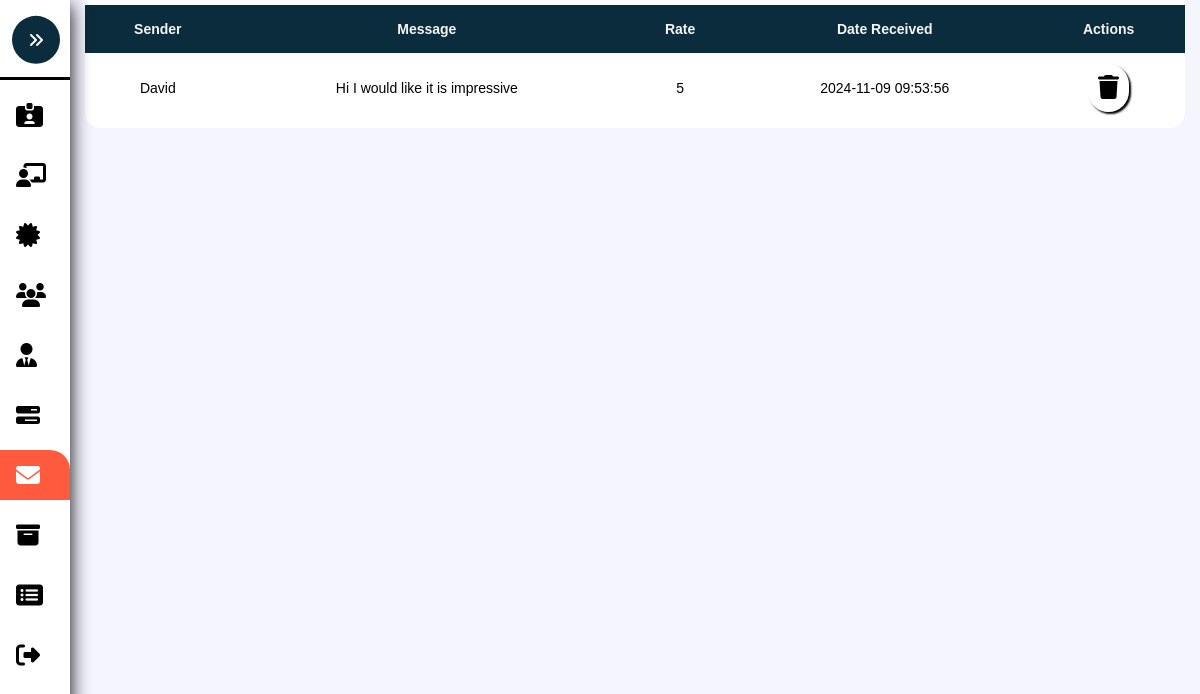
/Admin-Message.php, run on an earlier commit of the app's database.
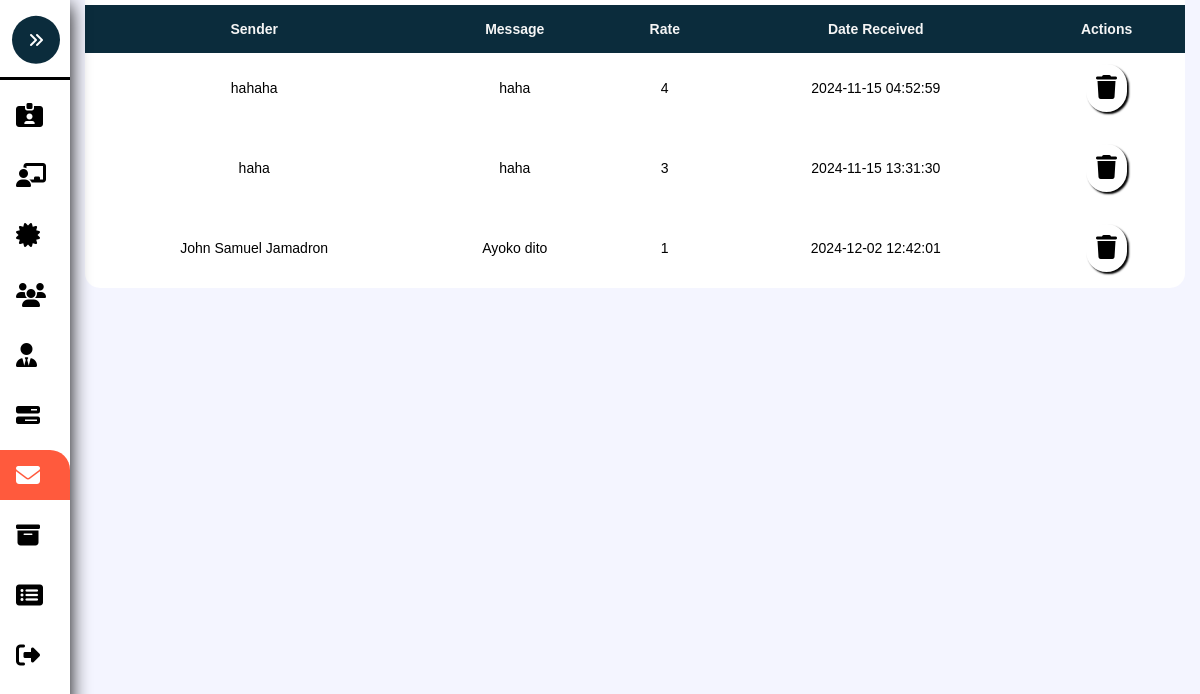
And on a later commit of the database.
### tables this page shows
CREATE TABLE `message` (
  `MessageID` int(8) NOT NULL,
  `Sender` varchar(255) NOT NULL,
  `Rate` int(7) NOT NULL,
  `Message` varchar(255) NOT NULL,
  `Date` timestamp NOT NULL DEFAULT current_timestamp()
);

### Admin-Message.php (the view, shortened to what this page needs)
<?php
	include './Assets/Php/Connection.php';
?>
<!DOCTYPE html>
<html>
<head>
	<link rel="stylesheet" type="text/css" href="./Assets/Css/Admin.css?v=<?php echo time(); ?>">
  <link rel="stylesheet" href="https://cdn.jsdelivr.net/npm/sweetalert2@11/dist/sweetalert2.min.css">
</head>
<body>
	<nav class="sidebar close" id="sidebar">
		<header>
			<figure class="image-container">
			</figure>
			<button class="toggle">
				<i class="fa-solid fa-angles-right"></i>
			</button>
		</header>
		<div class="menu-bar">
			<div class="menu">
				<ul class="menu-links">
					<li class="nav-link">
						<a href="./Admin-Account.php" >
							<i class="fa-solid fa-id-card-clip"></i>
						</a>
					</li>
					<li class="nav-link">
						<a href="./Admin-Pending.php">
							<i class="fa-solid fa-chalkboard-user"></i>
						</a>
					</li>
						<li class="nav-link">
							<a href="./Admin-Client.php">
								<i class="fa-solid fa-certificate"></i>
							</a>
						</li>
					<li class="nav-link">
						<a href="./Admin-Users.php" class="dashboard-list-item " >
							<i class="fa-solid fa-users"></i>
						</a>
					</li>
					<li class="nav-link">
						<a href="./Admin-Management.php" class="dashboard-list-item ">
							<i class="fa-solid fa-user-tie"></i>
						</a>
					</li>
					<li class="nav-link">
						<a href="./Admin-Properties.php" class="dashboard-list-item ">
							<i class="fa-solid fa-bars-progress"></i>
						</a>
					</li>
					<li class="nav-link">
						<a href="Admin-Message.php" class="dashboard-list-item active">
							<i class="fa-solid fa-envelope"></i>
						</a>
					</li>
					<li class="nav-link">
						<a href="./Admin-Archieve.php" class="dashboard-list-item">
							<i class="fa-solid fa-box-archive"></i>
						</a>
					</li>
					<li class="nav-link">
						<a href="Admin-SoldProperties.php" class="dashboard-list-item">
							<i class="fa-solid fa-rectangle-list"></i>
						</a>
					</li>
					<li class="nav-link">
						<a href="./Assets/Php/Logout.php" class="dashboard-list-item">
							<i class="fa-solid fa-right-from-bracket"></i>
						</a>
					</li>
				</ul>
			</div>
		</div>
	</nav>
	<main class="main">
		<section class="Table-section" id="Table-Section">
			<div class="container">
				<table class="table" id="table">
					<tr>
						<th>Sender</th>
						<th>Message</th>
						<th>Rate</th>
						<th>Date Received</th>
						<th class="action-center">Actions</th>
					</tr>
					<?php
						$sql = "SELECT * FROM message ORDER BY Rate DESC";
						$rs = mysqli_query($conn, $sql);
						if($rs){
							while ($row = mysqli_fetch_assoc($rs)) {
								$MessageID = $row['MessageID'];
								$Sender = $row['Sender'];
								$Rate = $row['Rate'];
								$Date = $row['Date'];
								$Message = $row['Message'];
								echo "
								<tr>
									<td>".$Sender."</td>
									<td>".$Message."</td>
									<td>".$Rate."</td>
									<td>".$Date."</td>
									<td class='td-action'>
										<a href='./Assets/Php/Admin.php?DeleteID=".$MessageID."'' class='custom-tooltip delete-message' data-title='Delete'>
											<i class='fa-solid fa-trash' ></i>
										</a>
									</td>
								</tr>
								";
							}
						}
					?>
				</table>
			</div>
		</section>
	</main>
</body>
</html>

What changed in the data, as far as the page shows it:
removed message: Sender "David", Message "Hi I would like it is impressive", Rate "5", Date "2024-11-09 09:53:56"
added message: Sender "hahaha", Message "haha", Rate "4", Date "2024-11-15 04:52:59"
added message: Sender "haha", Message "haha", Rate "3", Date "2024-11-15 13:31:30"
added message: Sender "John Samuel Jamadron", Message "Ayoko dito", Rate "1", Date "2024-12-02 12:42:01"
